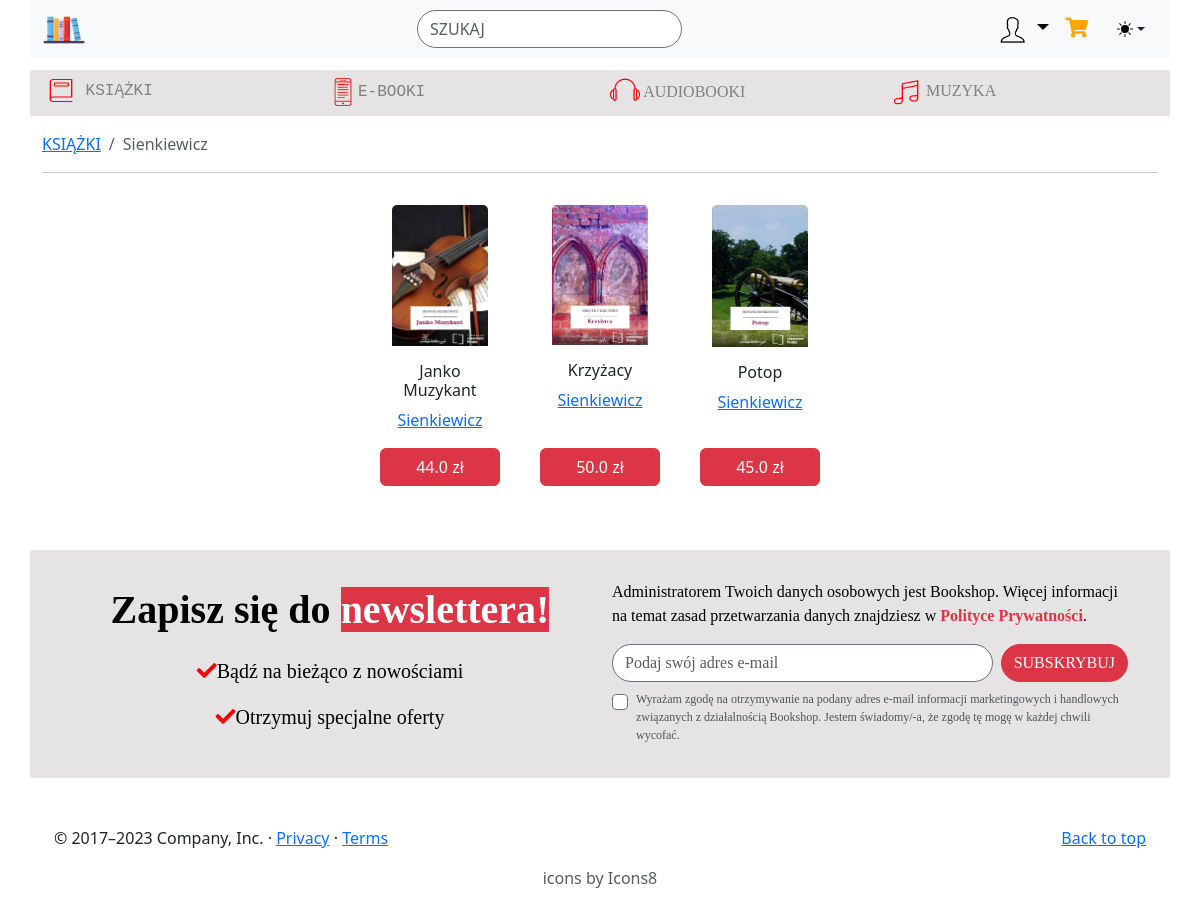
The app's page /author/Sienkiewicz/, older data.
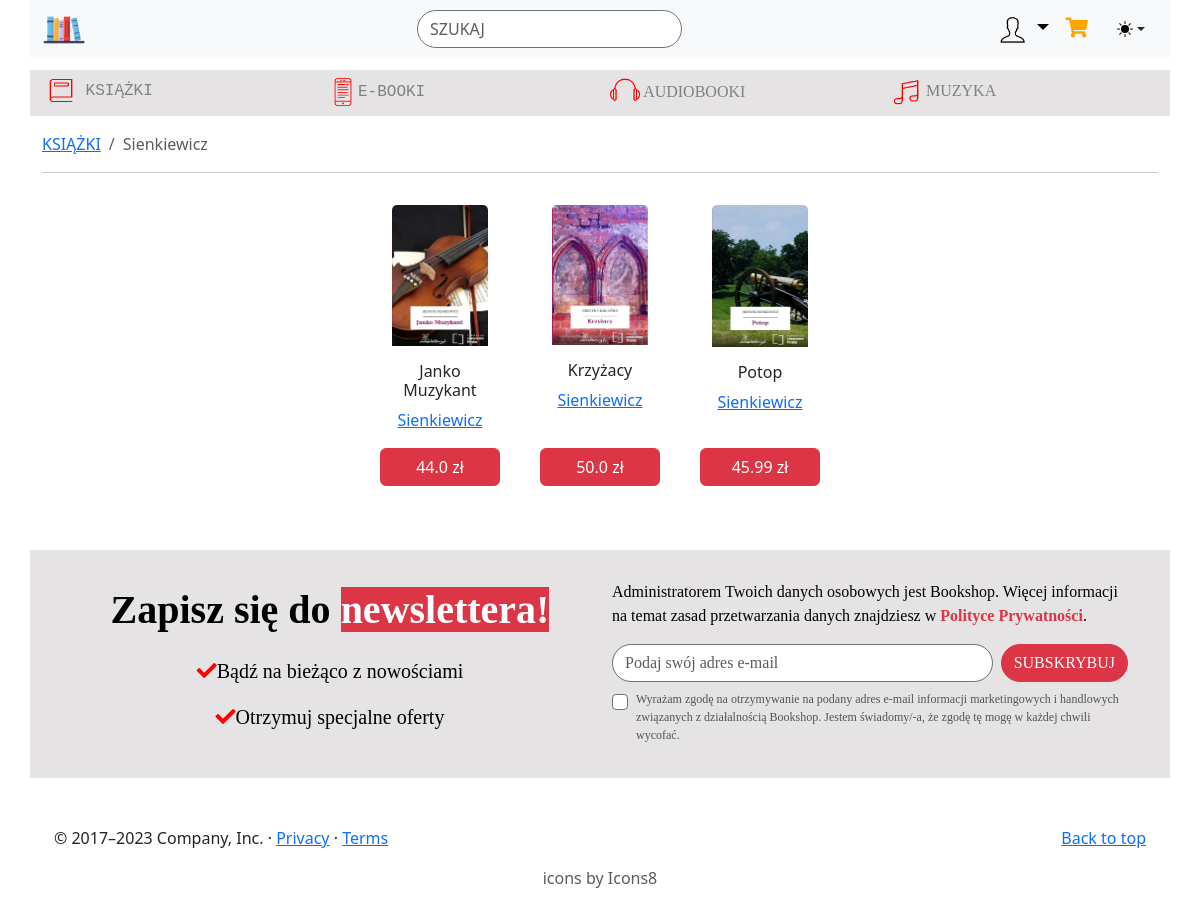
The same page, newer data.
### myapp/models.py (models this page shows, shortened)
class Book(models.Model):
    title = models.CharField(max_length=100)
    author = models.CharField(max_length=100, blank=True)
    price = models.FloatField()
    description = models.TextField()
    file = models.ImageField(upload_to='uploads', blank=True)
    created = models.DateField(auto_now_add=True)
    modified = models.DateField(auto_now=True)
    genres = models.ManyToManyField(Genre, blank=True)

### myapp/views.py (the view)
# urls.py: path('author/<slug:author>/', views.author_site, name='author_site'),
def author_site(request, author):
    books = Book.objects.filter(author=author)
    paginator = Paginator(books, 6)
    page_number = request.GET.get('page')
    page_obj = paginator.get_page(page_number)
    return render(request, 'myapp/author_site.html', {'page_obj': page_obj, 'author': author})

### myapp/templates/myapp/author_site.html
{% extends 'myapp/base.html' %}
{% load static %}
{% block body %}
<nav class="mt-3" aria-label="breadcrumb">
    <ol class="breadcrumb">
        <li class="breadcrumb-item"><a href="{% url 'new_filter' %}">KSIĄŻKI</a></li>
        <li class="breadcrumb-item active" aria-current="page">{{ author }}</li>
    </ol>
</nav>
<hr >
<div class="row row-cols-6 g-4 text-center py-3 d-flex justify-content-center">
    {% for book in page_obj %}
    <div class="card mx-2 border-0" style="width: 9rem;">
        <a href="{% url 'show_book' book.id %}">
        <img src="{{ book.file.url }}" class="card-img-top" alt="" style="width: 80%;" >
        </a>
        <div class="card-body">
        <h6 class="card-title">{{book.title}}</h6>
        <p class="card-text">
            <a href="{% url 'author_site' book.author %}">{{ book.author }}</a>
        </p>
    </div>
    <div class="d-grid">
        <button onclick="addToCart({{ book.id }})" class="btn btn-danger mt-auto">{{ book.price }} zł</button>
    </div>
</div>
{% endfor %}
</div>
{% endblock %}

Row changes from the older to the newer data that the page shows:
changed Book "Potop": price "45.0" → "45.99"
